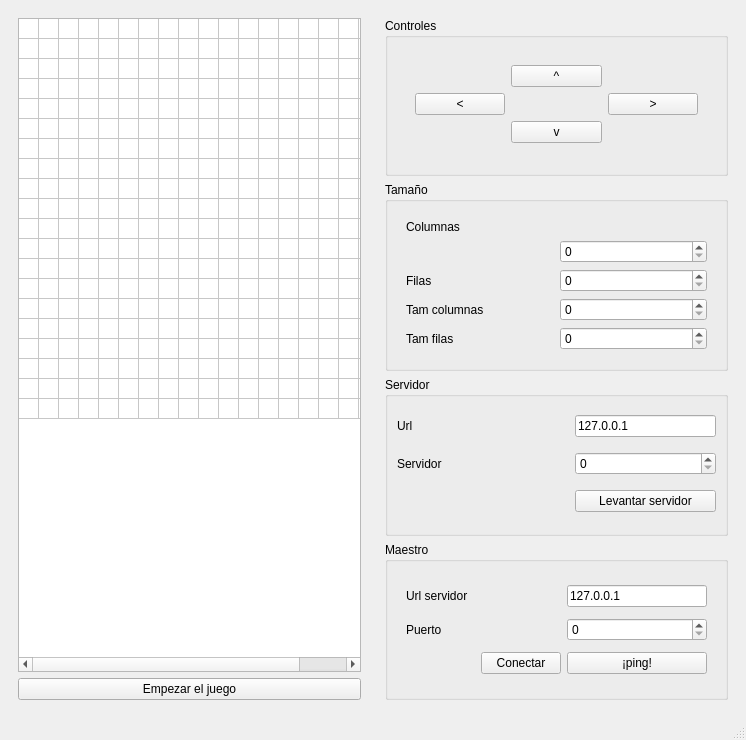
<?xml version="1.0" encoding="UTF-8"?>
<ui version="4.0">
 <class>MainWindow</class>
 <widget class="QMainWindow" name="MainWindow">
  <property name="geometry">
   <rect>
    <x>0</x>
    <y>0</y>
    <width>746</width>
    <height>740</height>
   </rect>
  </property>
  <property name="contextMenuPolicy">
   <enum>Qt::PreventContextMenu</enum>
  </property>
  <property name="windowTitle">
   <string>Juego Snake</string>
  </property>
  <widget class="QWidget" name="centralwidget">
   <layout class="QHBoxLayout" name="horizontalLayout_2">
    <item>
     <layout class="QHBoxLayout" name="horizontalLayout">
      <item>
       <widget class="QWidget" name="widget_2" native="true">
        <layout class="QVBoxLayout" name="verticalLayout_3">
         <item>
          <layout class="QVBoxLayout" name="verticalLayout_2">
           <item>
            <widget class="QTableWidget" name="tableWidget">
             <property name="rowCount">
              <number>20</number>
             </property>
             <property name="columnCount">
              <number>20</number>
             </property>
             <attribute name="horizontalHeaderVisible">
              <bool>false</bool>
             </attribute>
             <attribute name="horizontalHeaderDefaultSectionSize">
              <number>20</number>
             </attribute>
             <attribute name="horizontalHeaderHighlightSections">
              <bool>false</bool>
             </attribute>
             <attribute name="horizontalHeaderMinimumSectionSize">
              <number>20</number>
             </attribute>
             <attribute name="verticalHeaderVisible">
              <bool>false</bool>
             </attribute>
             <attribute name="verticalHeaderDefaultSectionSize">
              <number>20</number>
             </attribute>
             <attribute name="verticalHeaderMinimumSectionSize">
              <number>20</number>
             </attribute>
             <row/>
             <row/>
             <row/>
             <row/>
             <row/>
             <row/>
             <row/>
             <row/>
             <row/>
             <row/>
             <row/>
             <row/>
             <row/>
             <row/>
             <row/>
             <row/>
             <row/>
             <row/>
             <row/>
             <row/>
             <column/>
             <column/>
             <column/>
             <column/>
             <column/>
             <column/>
             <column/>
             <column/>
             <column/>
             <column/>
             <column/>
             <column/>
             <column/>
             <column/>
             <column/>
             <column/>
             <column/>
             <column/>
             <column/>
             <column/>
            </widget>
           </item>
           <item>
            <widget class="QPushButton" name="EmpezarConectar">
             <property name="text">
              <string>Empezar el juego</string>
             </property>
            </widget>
           </item>
          </layout>
         </item>
        </layout>
       </widget>
      </item>
      <item>
       <widget class="QWidget" name="widget" native="true">
        <layout class="QVBoxLayout" name="verticalLayout_5">
         <item>
          <layout class="QVBoxLayout" name="verticalLayout_4">
           <item>
            <widget class="QGroupBox" name="Controles">
             <property name="title">
              <string>Controles</string>
             </property>
             <layout class="QVBoxLayout" name="verticalLayout_7">
              <item>
               <widget class="QWidget" name="widget_3" native="true">
                <layout class="QGridLayout" name="gridLayout_2">
                 <item row="0" column="0">
                  <widget class="QWidget" name="widget_4" native="true">
                   <layout class="QGridLayout" name="gridLayout">
                    <item row="0" column="1">
                     <widget class="QPushButton" name="pushButton">
                      <property name="text">
                       <string>^</string>
                      </property>
                     </widget>
                    </item>
                    <item row="1" column="0">
                     <widget class="QPushButton" name="pushButton_3">
                      <property name="text">
                       <string>&lt;</string>
                      </property>
                     </widget>
                    </item>
                    <item row="1" column="2">
                     <widget class="QPushButton" name="pushButton_2">
                      <property name="text">
                       <string>&gt;</string>
                      </property>
                     </widget>
                    </item>
                    <item row="2" column="1">
                     <widget class="QPushButton" name="pushButton_4">
                      <property name="text">
                       <string>v</string>
                      </property>
                     </widget>
                    </item>
                   </layout>
                  </widget>
                 </item>
                </layout>
               </widget>
              </item>
             </layout>
            </widget>
           </item>
           <item>
            <widget class="QGroupBox" name="Tamano">
             <property name="title">
              <string>Tamaño</string>
             </property>
             <layout class="QVBoxLayout" name="verticalLayout_9">
              <item>
               <widget class="QWidget" name="widget_5" native="true">
                <layout class="QGridLayout" name="gridLayout_3">
                 <item row="1" column="1">
                  <widget class="QSpinBox" name="spinBox_2">
                   <property name="enabled">
                    <bool>true</bool>
                   </property>
                  </widget>
                 </item>
                 <item row="4" column="0">
                  <widget class="QLabel" name="label_4">
                   <property name="text">
                    <string>Tam filas</string>
                   </property>
                  </widget>
                 </item>
                 <item row="4" column="1">
                  <widget class="QSpinBox" name="spinBox_5"/>
                 </item>
                 <item row="2" column="1">
                  <widget class="QSpinBox" name="spinBox_3"/>
                 </item>
                 <item row="3" column="0">
                  <widget class="QLabel" name="label_3">
                   <property name="text">
                    <string>Tam columnas</string>
                   </property>
                  </widget>
                 </item>
                 <item row="3" column="1">
                  <widget class="QSpinBox" name="spinBox_4"/>
                 </item>
                 <item row="0" column="0">
                  <widget class="QLabel" name="label">
                   <property name="text">
                    <string>Columnas</string>
                   </property>
                  </widget>
                 </item>
                 <item row="2" column="0">
                  <widget class="QLabel" name="label_2">
                   <property name="text">
                    <string>Filas</string>
                   </property>
                  </widget>
                 </item>
                </layout>
               </widget>
              </item>
             </layout>
            </widget>
           </item>
           <item>
            <widget class="QGroupBox" name="Servidor">
             <property name="title">
              <string>Servidor</string>
             </property>
             <layout class="QGridLayout" name="gridLayout_4">
              <item row="0" column="0">
               <widget class="QLabel" name="label_5">
                <property name="text">
                 <string>Url</string>
                </property>
               </widget>
              </item>
              <item row="0" column="1">
               <widget class="QLineEdit" name="lineEdit">
                <property name="text">
                 <string>127.0.0.1</string>
                </property>
               </widget>
              </item>
              <item row="1" column="0">
               <widget class="QLabel" name="label_6">
                <property name="text">
                 <string>Servidor                                      </string>
                </property>
               </widget>
              </item>
              <item row="1" column="1">
               <widget class="QSpinBox" name="spinBox"/>
              </item>
              <item row="2" column="1">
               <widget class="QPushButton" name="pushButton_5">
                <property name="text">
                 <string>Levantar servidor</string>
                </property>
               </widget>
              </item>
             </layout>
            </widget>
           </item>
           <item>
            <widget class="QGroupBox" name="Maestro">
             <property name="title">
              <string>Maestro</string>
             </property>
             <layout class="QVBoxLayout" name="verticalLayout_13">
              <item>
               <widget class="QWidget" name="widget_6" native="true">
                <layout class="QGridLayout" name="gridLayout_5">
                 <item row="0" column="0" colspan="2">
                  <widget class="QLabel" name="label_7">
                   <property name="text">
                    <string>Url servidor                            </string>
                   </property>
                  </widget>
                 </item>
                 <item row="0" column="2">
                  <widget class="QLineEdit" name="lineEdit_2">
                   <property name="text">
                    <string>127.0.0.1</string>
                   </property>
                  </widget>
                 </item>
                 <item row="1" column="0">
                  <widget class="QLabel" name="label_8">
                   <property name="text">
                    <string>Puerto</string>
                   </property>
                  </widget>
                 </item>
                 <item row="1" column="2">
                  <widget class="QSpinBox" name="spinBox_6"/>
                 </item>
                 <item row="2" column="1">
                  <widget class="QPushButton" name="pushButton_7">
                   <property name="text">
                    <string>Conectar</string>
                   </property>
                  </widget>
                 </item>
                 <item row="2" column="2">
                  <widget class="QPushButton" name="pushButton_6">
                   <property name="text">
                    <string>¡ping!</string>
                   </property>
                  </widget>
                 </item>
                </layout>
               </widget>
              </item>
             </layout>
            </widget>
           </item>
          </layout>
         </item>
        </layout>
       </widget>
      </item>
     </layout>
    </item>
   </layout>
  </widget>
  <widget class="QStatusBar" name="statusbar"/>
 </widget>
 <resources/>
 <connections/>
</ui>
